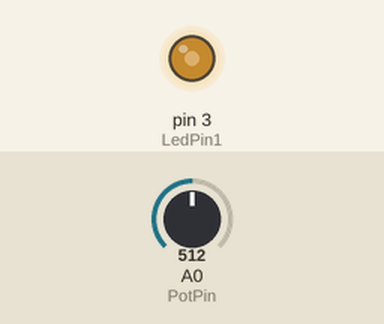
This sketch was run on a simulated Arduino Uno, built with avr-gcc and run on an emulated ATmega328P. On the bench: output pins drawn as LEDs (lit = HIGH). The inputs (shaded band) are chosen by the test bench; at power-on: A0 (PotPin) = 512.

Above: at 2.7 s.
2.8 s: A0 (PotPin) set to 716
At 3.7 s:
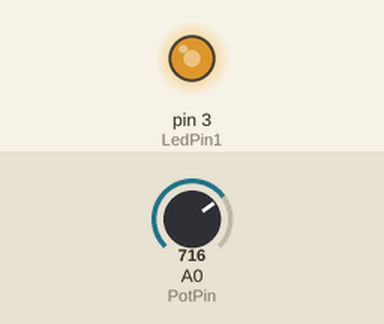
4.3 s: A0 (PotPin) set to 900
At 4.9 s:
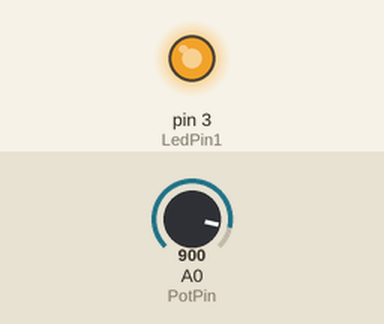
Timing chart, 0 to 7.3 s (numbered marks = the images above; inputs shaded):
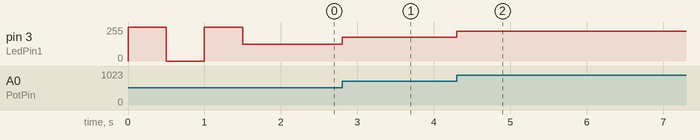

The sketch:

UTN-Clase-Arduino03_001.ino
```cpp
int LedPin1 = 3;
int PotPin = A0;
int sensorValue = 0;
int outputValue1 = 0;


//configuro pines de entrada y salida
void setup()
{
  pinMode(LedPin1, OUTPUT);
  TestLed();
}

void loop()
{
  sensorValue = analogRead(PotPin); //Leo valores analogicos
  outputValue1 = map(sensorValue, 0, 1023, 0, 254);
  analogWrite(LedPin1, outputValue1);
}

void TestLed()
{
  digitalWrite(LedPin1, HIGH);//prender led puerto 6
  delay(500);//esperar medio seg
  digitalWrite(LedPin1,LOW);//apagar led puerto 6
  delay(500);//esperar medio seg
  digitalWrite(LedPin1, HIGH); //prender led puerto 6
  delay(500); //esperar
  digitalWrite(LedPin1, LOW); //apagar led puerto 6
}
```

Measured:
- after the input at 2.8 s, pin 3 (LedPin1): 127/255 → 177/255 at once
- after the input at 4.3 s, pin 3 (LedPin1): 177/255 → 223/255 at once
